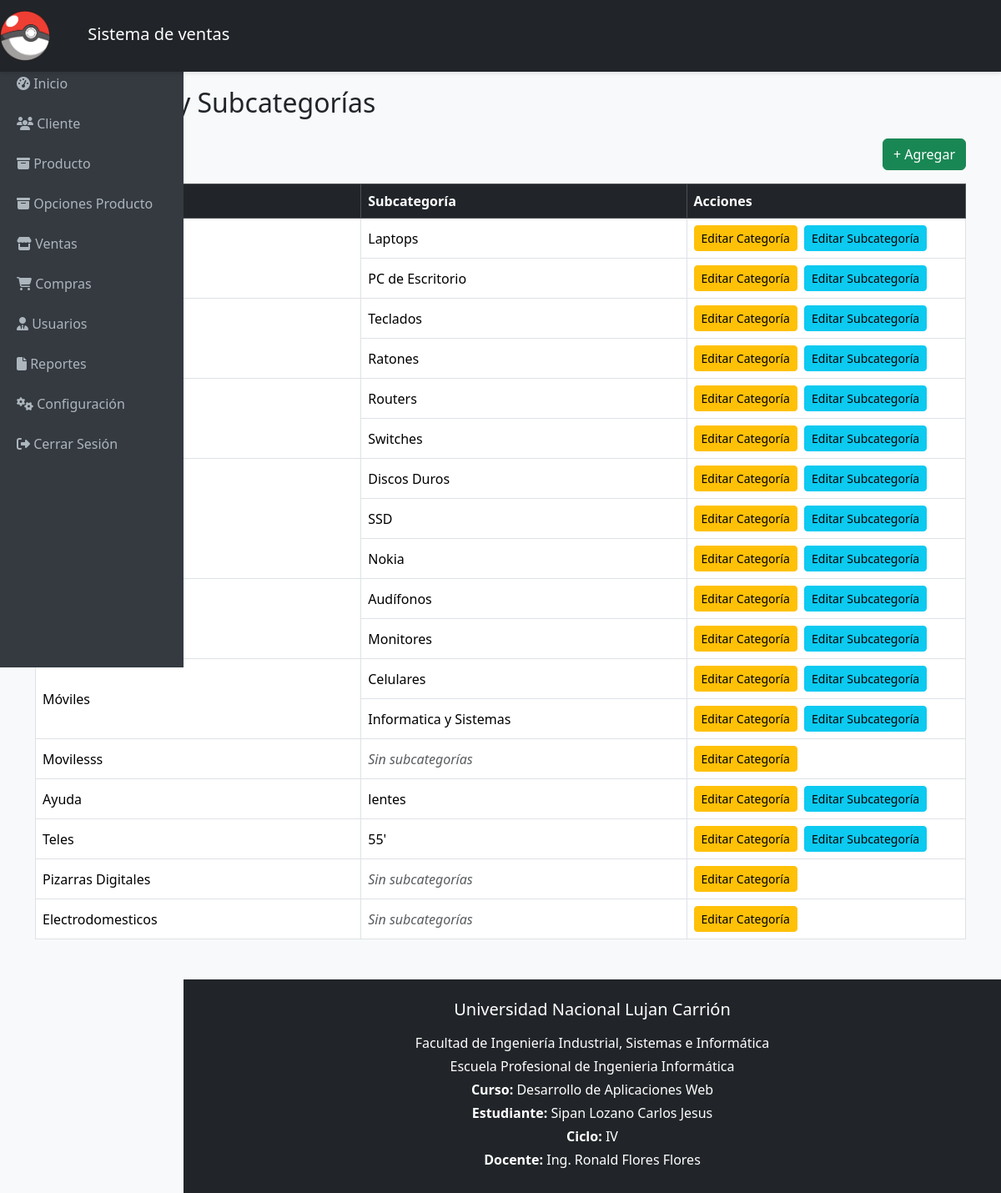
Page /opciones-prod.php on the committed database.
### tables this page shows
CREATE TABLE `subcategoria` (
  `idsubcategoria` int NOT NULL,
  `nombre_subcategoria` varchar(100) NOT NULL,
  `idcategoria` int NOT NULL
);

CREATE TABLE `categoria` (
  `idcategoria` int NOT NULL,
  `nombre_categoria` varchar(100) NOT NULL
);

### opciones-prod.php (the view)
<?php
include './conexion/cone.php';
?>
<!DOCTYPE html>
<html lang="es">
<?php include_once './includes/head.php'; ?>
<body>
    <?php include_once './includes/header.php'; ?>
    <div class="container mt-5">
        <h2 class="mb-4">Categorías y Subcategorías</h2>
        <div class="d-flex justify-content-end mb-3 gap-2">
            <a href="cat_agregar.php" class="btn btn-success">+ Agregar</a>
        </div>
        <table class="table table-bordered table-hover align-middle">
            <thead class="table-dark">
                <tr>
                    <th style="width: 35%;">Categoría</th>
                    <th style="width: 35%;">Subcategoría</th>
                    <th style="width: 30%;">Acciones</th>
                </tr>
            </thead>
            <tbody>
                <?php
                $categorias = mysqli_query($con, "SELECT * FROM categoria ORDER BY idcategoria ASC");
                while ($cat = mysqli_fetch_assoc($categorias)) {
                    $idcat = $cat['idcategoria'];
                    $nombre_cat = $cat['nombre_categoria'];
                    $subcategorias = mysqli_query($con, "SELECT * FROM subcategoria WHERE idcategoria = $idcat");
                    $rowspan = mysqli_num_rows($subcategorias) ?: 1;
                    $primeraFila = true;
                    if ($rowspan === 1 && mysqli_num_rows($subcategorias) === 0) {
                        echo "<tr>
                                <td>{$nombre_cat}</td>
                                <td class='text-muted'><i>Sin subcategorías</i></td>
                                <td>
                                    <a href='editar_categoria_subcategoria.php?id={$idcat}&tipo=categoria' class='btn btn-warning btn-sm'>Editar Categoría</a>
                                </td>
                              </tr>";
                    } else {
                        while ($sub = mysqli_fetch_assoc($subcategorias)) {
                            echo "<tr>";
                            if ($primeraFila) {
                                echo "<td rowspan='{$rowspan}'>{$nombre_cat}</td>";
                                $primeraFila = false;
                            }
                            echo "
                                <td>{$sub['nombre_subcategoria']}</td>
                                <td>
                                    <a href='cat_edit.php?id={$idcat}&tipo=categoria' class='btn btn-warning btn-sm'>Editar Categoría</a>
                                    <a href='cat_edit.php?id={$sub['idsubcategoria']}&tipo=subcategoria' class='btn btn-info btn-sm ms-1'>Editar Subcategoría</a>
                                </td>
                            </tr>";
                        }
                    }
                }
                ?>
            </tbody>
        </table>
    </div>
    <?php include_once './includes/footer.php'; ?>
</body>
</html>

### css/estilos_admin.css (style rules this page uses)
body { font-family: 'Segoe UI', sans-serif; background-color: #f8f9fa; padding-top: 56px; }

### rows in the picture
subcategoria: nombre_subcategoria "Laptops"
subcategoria: nombre_subcategoria "PC de Escritorio"
subcategoria: nombre_subcategoria "Teclados"
subcategoria: nombre_subcategoria "Ratones"
subcategoria: nombre_subcategoria "Routers"
subcategoria: nombre_subcategoria "Switches"
subcategoria: nombre_subcategoria "Discos Duros"
subcategoria: nombre_subcategoria "SSD"
subcategoria: nombre_subcategoria "Nokia"
subcategoria: nombre_subcategoria "Audífonos"
subcategoria: nombre_subcategoria "Monitores"
subcategoria: idcategoria.nombre_categoria "Móviles", nombre_subcategoria "Celulares"
subcategoria: nombre_subcategoria "Informatica y Sistemas"
categoria: nombre_categoria "Movilesss"
subcategoria: idcategoria.nombre_categoria "Ayuda", nombre_subcategoria "lentes"
subcategoria: idcategoria.nombre_categoria "Teles", nombre_subcategoria "55'"
categoria: nombre_categoria "Pizarras Digitales"
categoria: nombre_categoria "Electrodomesticos"
